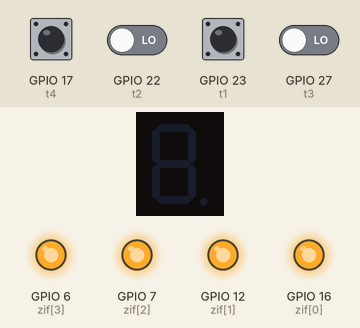
This program was run on a simulated Raspberry Pi (BCM pin numbers). Parts: 1-digit seven-segment display, output pins drawn as LEDs (lit = HIGH). The inputs (shaded band) are chosen by the test bench; at power-on: GPIO 17 (t4), GPIO 22 (t2), GPIO 23 (t1), GPIO 27 (t3) LOW. The segment pins are drawn as the display they are named for; sound played through the audio output is not drawn and takes no time; pins used as bus, display or sensor lines are not drawn; what the program prints to the terminal is not drawn.

Above: at 1.2 s.
1.3 s: GPIO 17 (t4) pulled HIGH for 0.15 s
At 2.1 s:
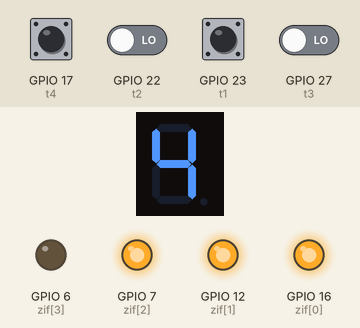
2.9 s: GPIO 17 (t4) driven HIGH and GPIO 22 (t2) driven HIGH
At 5.7 s:
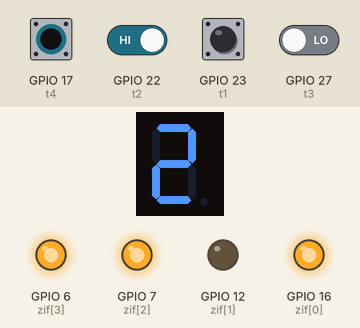
5.9 s: GPIO 17 (t4) driven LOW
7.4 s: GPIO 22 (t2) driven LOW
At 9.37 s:
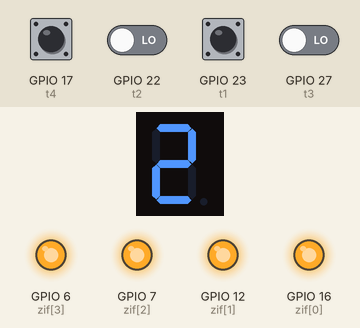
10.4 s: GPIO 23 (t1) pulled HIGH for 0.15 s
At 10.9 s:
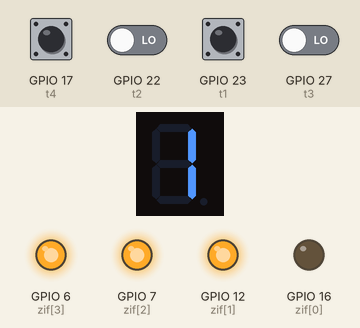
12.0 s: GPIO 23 (t1) driven HIGH and GPIO 27 (t3) driven HIGH
At 14.7 s:
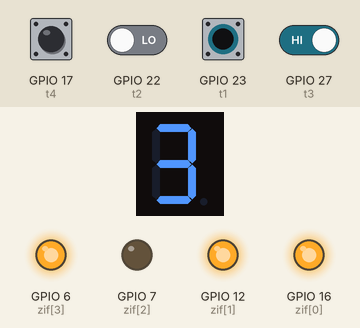
Timing chart, 0 to 16.0 s (numbered marks = the images above; inputs shaded):
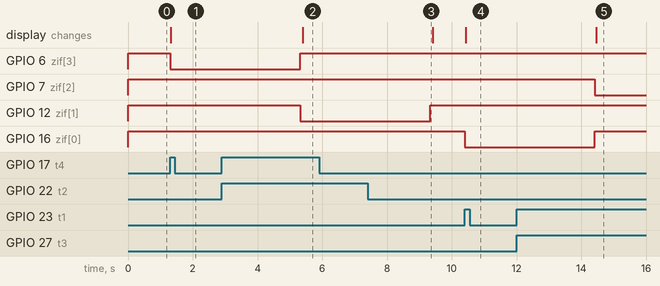

Measured:
- after the input at 1.3 s, GPIO 6 (zif[3]): HIGH → LOW at once; the display: changes at once (image 1)
- after the input at 2.9 s, GPIO 12 (zif[1]): HIGH → LOW after 2.4 s; the display: changes after 2.5 s (image 2)
- after the input at 5.9 s, every drawn part: stays the same
- after the input at 7.4 s, GPIO 12 (zif[1]): LOW → HIGH after 1.9 s
- after the input at 10.4 s, GPIO 16 (zif[0]): HIGH → LOW at once; the display: changes at once (image 4)
- after the input at 12.0 s, GPIO 7 (zif[2]): HIGH → LOW after 2.4 s; the display: changes after 2.5 s (image 5)

The program:

24lieder.py
```python
#!/usr/bin/python
import RPi.GPIO as GPIO
import time, subprocess

GPIO.setmode(GPIO.BCM)

seg={'a':21, 'b':8, 'c':11, 'd':26, 'e':19, 'f':20, 'g':13}
for s in "abcdefg":
  GPIO.setup(seg[s], GPIO.OUT, initial=0)

zif=[16, 12, 7, 6]
for z in zif:
  GPIO.setup(z, GPIO.OUT, initial=1)

t1=23
t2=22
t3=27
t4=17
GPIO.setup(t1, GPIO.IN, GPIO.PUD_DOWN)
GPIO.setup(t2, GPIO.IN, GPIO.PUD_DOWN)
GPIO.setup(t3, GPIO.IN, GPIO.PUD_DOWN)
GPIO.setup(t4, GPIO.IN, GPIO.PUD_DOWN)

zahl=[
  "abcdef",  #0
  "bc",      #1
  "abdeg",   #2
  "abcdg",   #3
  "bcfg",    #4
  "acdfg",   #5
  "acdefg",  #6
  "abc",     #7
  "abcdefg", #8
  "abcdfg",  #9
    ]

print("Strg+C beendet das Programm")

def za(n):
  for s in "abcdefg":
    GPIO.output(seg[s], 0)
  for i in range(4):
    GPIO.output(zif[i], 1)
  if n!=0:
    for s in zahl[n]:
      GPIO.output(seg[s], 1)
    GPIO.output(zif[n-1], 0)

try:
  while True:
    if GPIO.input(t1)==1:
      za(1)
      subprocess.Popen(["omxplayer", "lied1.mp3"])
      time.sleep(4)
      za(0)
    if GPIO.input(t2)==1:
      za(2)
      subprocess.Popen(["omxplayer", "lied2.mp3"])
      time.sleep(4)
      za(0)
    if GPIO.input(t3)==1:
      za(3)
      subprocess.Popen(["omxplayer", "lied3.mp3"])
      time.sleep(4)
      za(0)
    if GPIO.input(t4)==1:
      za(4)
      subprocess.Popen(["omxplayer", "lied4.mp3"])
      time.sleep(4)
      za(0)

except KeyboardInterrupt:
  GPIO.cleanup()
```
